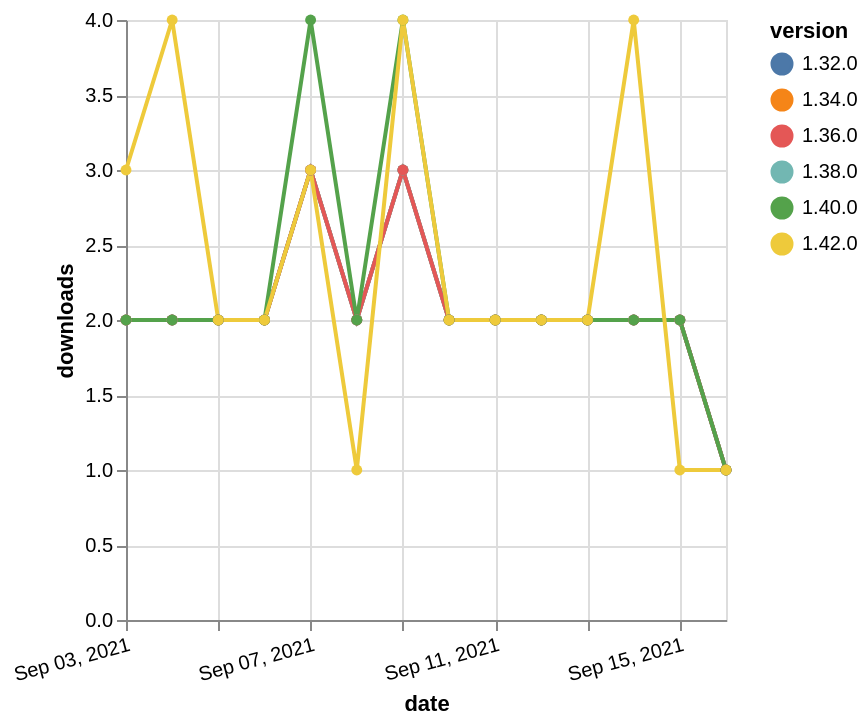

Write a Vega-Lite specification for this figure.
### Vega-Lite specification from a JSON file in a GitHub repository (floating-point values rounded to 4 significant figures)
{"$schema": "https://vega.github.io/schema/vega-lite/v5.json", "description": "A simple bar chart with embedded data.", "data": {"values": [{"date": "2021-09-03", "total": 1657, "delta": 2, "version": "1.34.0"}, {"date": "2021-09-04", "total": 1659, "delta": 2, "version": "1.34.0"}, {"date": "2021-09-05", "total": 1661, "delta": 2, "version": "1.34.0"}, {"date": "2021-09-06", "total": 1663, "delta": 2, "version": "1.34.0"}, {"date": "2021-09-07", "total": 1666, "delta": 3, "version": "1.34.0"}, {"date": "2021-09-08", "total": 1668, "delta": 2, "version": "1.34.0"}, {"date": "2021-09-09", "total": 1671, "delta": 3, "version": "1.34.0"}, {"date": "2021-09-10", "total": 1673, "delta": 2, "version": "1.34.0"}, {"date": "2021-09-11", "total": 1675, "delta": 2, "version": "1.34.0"}, {"date": "2021-09-12", "total": 1677, "delta": 2, "version": "1.34.0"}, {"date": "2021-09-13", "total": 1679, "delta": 2, "version": "1.34.0"}, {"date": "2021-09-14", "total": 1681, "delta": 2, "version": "1.34.0"}, {"date": "2021-09-15", "total": 1683, "delta": 2, "version": "1.34.0"}, {"date": "2021-09-16", "total": 1684, "delta": 1, "version": "1.34.0"}, {"date": "2021-09-03", "total": 2045, "delta": 2, "version": "1.32.0"}, {"date": "2021-09-04", "total": 2047, "delta": 2, "version": "1.32.0"}, {"date": "2021-09-05", "total": 2049, "delta": 2, "version": "1.32.0"}, {"date": "2021-09-06", "total": 2051, "delta": 2, "version": "1.32.0"}, {"date": "2021-09-07", "total": 2054, "delta": 3, "version": "1.32.0"}, {"date": "2021-09-08", "total": 2056, "delta": 2, "version": "1.32.0"}, {"date": "2021-09-09", "total": 2059, "delta": 3, "version": "1.32.0"}, {"date": "2021-09-10", "total": 2061, "delta": 2, "version": "1.32.0"}, {"date": "2021-09-11", "total": 2063, "delta": 2, "version": "1.32.0"}, {"date": "2021-09-12", "total": 2065, "delta": 2, "version": "1.32.0"}, {"date": "2021-09-13", "total": 2067, "delta": 2, "version": "1.32.0"}, {"date": "2021-09-14", "total": 2069, "delta": 2, "version": "1.32.0"}, {"date": "2021-09-15", "total": 2071, "delta": 2, "version": "1.32.0"}, {"date": "2021-09-16", "total": 2072, "delta": 1, "version": "1.32.0"}, {"date": "2021-09-03", "total": 1010, "delta": 2, "version": "1.38.0"}, {"date": "2021-09-04", "total": 1012, "delta": 2, "version": "1.38.0"}, {"date": "2021-09-05", "total": 1014, "delta": 2, "version": "1.38.0"}, {"date": "2021-09-06", "total": 1016, "delta": 2, "version": "1.38.0"}, {"date": "2021-09-07", "total": 1019, "delta": 3, "version": "1.38.0"}, {"date": "2021-09-08", "total": 1021, "delta": 2, "version": "1.38.0"}, {"date": "2021-09-09", "total": 1024, "delta": 3, "version": "1.38.0"}, {"date": "2021-09-10", "total": 1026, "delta": 2, "version": "1.38.0"}, {"date": "2021-09-11", "total": 1028, "delta": 2, "version": "1.38.0"}, {"date": "2021-09-12", "total": 1030, "delta": 2, "version": "1.38.0"}, {"date": "2021-09-13", "total": 1032, "delta": 2, "version": "1.38.0"}, {"date": "2021-09-14", "total": 1034, "delta": 2, "version": "1.38.0"}, {"date": "2021-09-15", "total": 1036, "delta": 2, "version": "1.38.0"}, {"date": "2021-09-16", "total": 1037, "delta": 1, "version": "1.38.0"}, {"date": "2021-09-03", "total": 1469, "delta": 2, "version": "1.36.0"}, {"date": "2021-09-04", "total": 1471, "delta": 2, "version": "1.36.0"}, {"date": "2021-09-05", "total": 1473, "delta": 2, "version": "1.36.0"}, {"date": "2021-09-06", "total": 1475, "delta": 2, "version": "1.36.0"}, {"date": "2021-09-07", "total": 1478, "delta": 3, "version": "1.36.0"}, {"date": "2021-09-08", "total": 1480, "delta": 2, "version": "1.36.0"}, {"date": "2021-09-09", "total": 1483, "delta": 3, "version": "1.36.0"}, {"date": "2021-09-10", "total": 1485, "delta": 2, "version": "1.36.0"}, {"date": "2021-09-11", "total": 1487, "delta": 2, "version": "1.36.0"}, {"date": "2021-09-12", "total": 1489, "delta": 2, "version": "1.36.0"}, {"date": "2021-09-13", "total": 1491, "delta": 2, "version": "1.36.0"}, {"date": "2021-09-14", "total": 1493, "delta": 2, "version": "1.36.0"}, {"date": "2021-09-15", "total": 1495, "delta": 2, "version": "1.36.0"}, {"date": "2021-09-16", "total": 1496, "delta": 1, "version": "1.36.0"}, {"date": "2021-09-03", "total": 713, "delta": 2, "version": "1.40.0"}, {"date": "2021-09-04", "total": 715, "delta": 2, "version": "1.40.0"}, {"date": "2021-09-05", "total": 717, "delta": 2, "version": "1.40.0"}, {"date": "2021-09-06", "total": 719, "delta": 2, "version": "1.40.0"}, {"date": "2021-09-07", "total": 723, "delta": 4, "version": "1.40.0"}, {"date": "2021-09-08", "total": 725, "delta": 2, "version": "1.40.0"}, {"date": "2021-09-09", "total": 729, "delta": 4, "version": "1.40.0"}, {"date": "2021-09-10", "total": 731, "delta": 2, "version": "1.40.0"}, {"date": "2021-09-11", "total": 733, "delta": 2, "version": "1.40.0"}, {"date": "2021-09-12", "total": 735, "delta": 2, "version": "1.40.0"}, {"date": "2021-09-13", "total": 737, "delta": 2, "version": "1.40.0"}, {"date": "2021-09-14", "total": 739, "delta": 2, "version": "1.40.0"}, {"date": "2021-09-15", "total": 741, "delta": 2, "version": "1.40.0"}, {"date": "2021-09-16", "total": 742, "delta": 1, "version": "1.40.0"}, {"date": "2021-09-03", "total": 229, "delta": 3, "version": "1.42.0"}, {"date": "2021-09-04", "total": 233, "delta": 4, "version": "1.42.0"}, {"date": "2021-09-05", "total": 235, "delta": 2, "version": "1.42.0"}, {"date": "2021-09-06", "total": 237, "delta": 2, "version": "1.42.0"}, {"date": "2021-09-07", "total": 240, "delta": 3, "version": "1.42.0"}, {"date": "2021-09-08", "total": 241, "delta": 1, "version": "1.42.0"}, {"date": "2021-09-09", "total": 245, "delta": 4, "version": "1.42.0"}, {"date": "2021-09-10", "total": 247, "delta": 2, "version": "1.42.0"}, {"date": "2021-09-11", "total": 249, "delta": 2, "version": "1.42.0"}, {"date": "2021-09-12", "total": 251, "delta": 2, "version": "1.42.0"}, {"date": "2021-09-13", "total": 253, "delta": 2, "version": "1.42.0"}, {"date": "2021-09-14", "total": 257, "delta": 4, "version": "1.42.0"}, {"date": "2021-09-15", "total": 258, "delta": 1, "version": "1.42.0"}, {"date": "2021-09-16", "total": 259, "delta": 1, "version": "1.42.0"}]}, "width": "container", "mark": {"type": "line", "point": {"filled": true}}, "encoding": {"x": {"field": "date", "type": "temporal", "timeUnit": "yearmonthdate", "title": "date", "axis": {"labelAngle": -15}}, "y": {"field": "delta", "type": "quantitative", "title": "downloads"}, "color": {"field": "version", "type": "nominal"}, "tooltip": {"field": "delta"}}}
